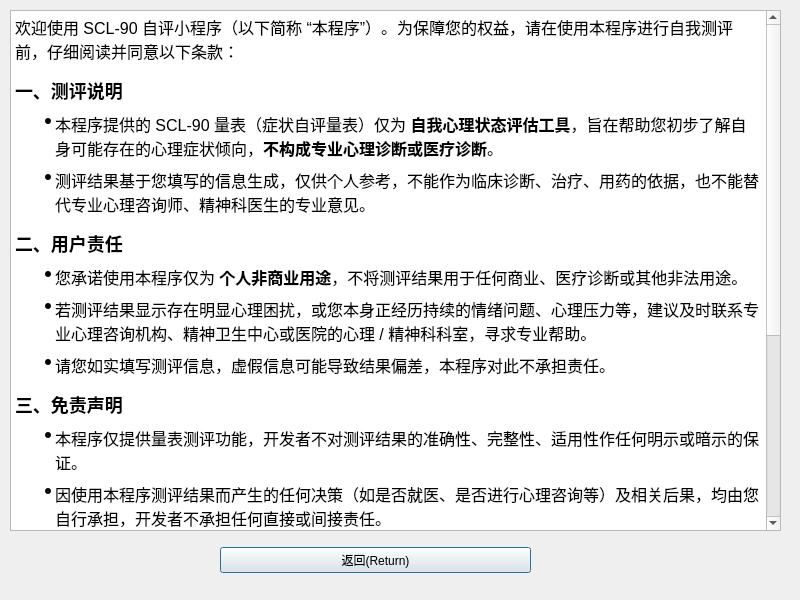
<?xml version="1.0" encoding="UTF-8"?>
<ui version="4.0">
 <class>Agreement</class>
 <widget class="QDialog" name="Agreement">
  <property name="geometry">
   <rect>
    <x>0</x>
    <y>0</y>
    <width>800</width>
    <height>600</height>
   </rect>
  </property>
  <property name="windowTitle">
   <string>Dialog</string>
  </property>
  <widget class="QTextBrowser" name="textBrowser">
   <property name="geometry">
    <rect>
     <x>10</x>
     <y>10</y>
     <width>771</width>
     <height>521</height>
    </rect>
   </property>
   <property name="html">
    <string>&lt;!DOCTYPE HTML PUBLIC &quot;-//W3C//DTD HTML 4.0//EN&quot; &quot;http://www.w3.org/TR/REC-html40/strict.dtd&quot;&gt;
&lt;html&gt;&lt;head&gt;&lt;meta name=&quot;qrichtext&quot; content=&quot;1&quot; /&gt;&lt;meta charset=&quot;utf-8&quot; /&gt;&lt;style type=&quot;text/css&quot;&gt;
p, li { white-space: pre-wrap; }
hr { height: 1px; border-width: 0; }
li.unchecked::marker { content: &quot;\2610&quot;; }
li.checked::marker { content: &quot;\2612&quot;; }
&lt;/style&gt;&lt;/head&gt;&lt;body style=&quot; font-family:'Microsoft YaHei UI'; font-size:9pt; font-weight:400; font-style:normal;&quot;&gt;
&lt;p style=&quot; margin-top:0px; margin-bottom:0px; margin-left:0px; margin-right:0px; -qt-block-indent:0; text-indent:0px; line-height:24px; background-color:#ffffff;&quot;&gt;&lt;span style=&quot; font-family:'Inter','-apple-system','BlinkMacSystemFont','Segoe UI','PingFang SC','Hiragino Sans GB','Microsoft YaHei','Helvetica Neue','Helvetica','Arial','sans-serif'; font-size:16px; color:#000000; background-color:#ffffff;&quot;&gt;欢迎使用 SCL-90 自评小程序（以下简称 “本程序”）。为保障您的权益，请在使用本程序进行自我测评前，仔细阅读并同意以下条款：&lt;/span&gt;&lt;/p&gt;
&lt;h2 style=&quot; margin-top:14px; margin-bottom:0px; margin-left:0px; margin-right:0px; -qt-block-indent:0; text-indent:0px; line-height:27px; background-color:#ffffff;&quot;&gt;&lt;span style=&quot; font-family:'Inter','-apple-system','BlinkMacSystemFont','Segoe UI','PingFang SC','Hiragino Sans GB','Microsoft YaHei','Helvetica Neue','Helvetica','Arial','sans-serif'; font-size:x-large; font-weight:600; color:#000000; background-color:#ffffff;&quot;&gt;一、测评说明&lt;/span&gt;&lt;/h2&gt;
&lt;ul style=&quot;margin-top: 0px; margin-bottom: 0px; margin-left: 0px; margin-right: 0px; -qt-list-indent: 1;&quot;&gt;
&lt;li style=&quot; font-family:'Inter','-apple-system','BlinkMacSystemFont','Segoe UI','PingFang SC','Hiragino Sans GB','Microsoft YaHei','Helvetica Neue','Helvetica','Arial','sans-serif'; font-size:16px; color:#000000; background-color:#ffffff;&quot; style=&quot; margin-top:8px; margin-bottom:8px; margin-left:0px; margin-right:0px; -qt-block-indent:0; text-indent:0px; line-height:24px;&quot;&gt;本程序提供的 SCL-90 量表（症状自评量表）仅为 &lt;span style=&quot; font-weight:700;&quot;&gt;自我心理状态评估工具&lt;/span&gt;，旨在帮助您初步了解自身可能存在的心理症状倾向，&lt;span style=&quot; font-weight:700;&quot;&gt;不构成专业心理诊断或医疗诊断&lt;/span&gt;。&lt;/li&gt;
&lt;li style=&quot; font-family:'Inter','-apple-system','BlinkMacSystemFont','Segoe UI','PingFang SC','Hiragino Sans GB','Microsoft YaHei','Helvetica Neue','Helvetica','Arial','sans-serif'; font-size:16px; color:#000000; background-color:#ffffff;&quot; style=&quot; margin-top:8px; margin-bottom:8px; margin-left:0px; margin-right:0px; -qt-block-indent:0; text-indent:0px; line-height:24px;&quot;&gt;测评结果基于您填写的信息生成，仅供个人参考，不能作为临床诊断、治疗、用药的依据，也不能替代专业心理咨询师、精神科医生的专业意见。&lt;/li&gt;&lt;/ul&gt;
&lt;h2 style=&quot; margin-top:14px; margin-bottom:0px; margin-left:0px; margin-right:0px; -qt-block-indent:0; text-indent:0px; line-height:27px; background-color:#ffffff;&quot;&gt;&lt;span style=&quot; font-family:'Inter','-apple-system','BlinkMacSystemFont','Segoe UI','PingFang SC','Hiragino Sans GB','Microsoft YaHei','Helvetica Neue','Helvetica','Arial','sans-serif'; font-size:x-large; font-weight:600; color:#000000; background-color:#ffffff;&quot;&gt;二、用户责任&lt;/span&gt;&lt;/h2&gt;
&lt;ul style=&quot;margin-top: 0px; margin-bottom: 0px; margin-left: 0px; margin-right: 0px; -qt-list-indent: 1;&quot;&gt;
&lt;li style=&quot; font-family:'Inter','-apple-system','BlinkMacSystemFont','Segoe UI','PingFang SC','Hiragino Sans GB','Microsoft YaHei','Helvetica Neue','Helvetica','Arial','sans-serif'; font-size:16px; color:#000000; background-color:#ffffff;&quot; style=&quot; margin-top:8px; margin-bottom:8px; margin-left:0px; margin-right:0px; -qt-block-indent:0; text-indent:0px; line-height:24px;&quot;&gt;您承诺使用本程序仅为 &lt;span style=&quot; font-weight:700;&quot;&gt;个人非商业用途&lt;/span&gt;，不将测评结果用于任何商业、医疗诊断或其他非法用途。&lt;/li&gt;
&lt;li style=&quot; font-family:'Inter','-apple-system','BlinkMacSystemFont','Segoe UI','PingFang SC','Hiragino Sans GB','Microsoft YaHei','Helvetica Neue','Helvetica','Arial','sans-serif'; font-size:16px; color:#000000; background-color:#ffffff;&quot; style=&quot; margin-top:8px; margin-bottom:8px; margin-left:0px; margin-right:0px; -qt-block-indent:0; text-indent:0px; line-height:24px;&quot;&gt;若测评结果显示存在明显心理困扰，或您本身正经历持续的情绪问题、心理压力等，建议及时联系专业心理咨询机构、精神卫生中心或医院的心理 / 精神科科室，寻求专业帮助。&lt;/li&gt;
&lt;li style=&quot; font-family:'Inter','-apple-system','BlinkMacSystemFont','Segoe UI','PingFang SC','Hiragino Sans GB','Microsoft YaHei','Helvetica Neue','Helvetica','Arial','sans-serif'; font-size:16px; color:#000000; background-color:#ffffff;&quot; style=&quot; margin-top:8px; margin-bottom:8px; margin-left:0px; margin-right:0px; -qt-block-indent:0; text-indent:0px; line-height:24px;&quot;&gt;请您如实填写测评信息，虚假信息可能导致结果偏差，本程序对此不承担责任。&lt;/li&gt;&lt;/ul&gt;
&lt;h2 style=&quot; margin-top:14px; margin-bottom:0px; margin-left:0px; margin-right:0px; -qt-block-indent:0; text-indent:0px; line-height:27px; background-color:#ffffff;&quot;&gt;&lt;span style=&quot; font-family:'Inter','-apple-system','BlinkMacSystemFont','Segoe UI','PingFang SC','Hiragino Sans GB','Microsoft YaHei','Helvetica Neue','Helvetica','Arial','sans-serif'; font-size:x-large; font-weight:600; color:#000000; background-color:#ffffff;&quot;&gt;三、免责声明&lt;/span&gt;&lt;/h2&gt;
&lt;ul style=&quot;margin-top: 0px; margin-bottom: 0px; margin-left: 0px; margin-right: 0px; -qt-list-indent: 1;&quot;&gt;
&lt;li style=&quot; font-family:'Inter','-apple-system','BlinkMacSystemFont','Segoe UI','PingFang SC','Hiragino Sans GB','Microsoft YaHei','Helvetica Neue','Helvetica','Arial','sans-serif'; font-size:16px; color:#000000; background-color:#ffffff;&quot; style=&quot; margin-top:8px; margin-bottom:8px; margin-left:0px; margin-right:0px; -qt-block-indent:0; text-indent:0px; line-height:24px;&quot;&gt;本程序仅提供量表测评功能，开发者不对测评结果的准确性、完整性、适用性作任何明示或暗示的保证。&lt;/li&gt;
&lt;li style=&quot; font-family:'Inter','-apple-system','BlinkMacSystemFont','Segoe UI','PingFang SC','Hiragino Sans GB','Microsoft YaHei','Helvetica Neue','Helvetica','Arial','sans-serif'; font-size:16px; color:#000000; background-color:#ffffff;&quot; style=&quot; margin-top:8px; margin-bottom:8px; margin-left:0px; margin-right:0px; -qt-block-indent:0; text-indent:0px; line-height:24px;&quot;&gt;因使用本程序测评结果而产生的任何决策（如是否就医、是否进行心理咨询等）及相关后果，均由您自行承担，开发者不承担任何直接或间接责任。&lt;/li&gt;
&lt;li style=&quot; font-family:'Inter','-apple-system','BlinkMacSystemFont','Segoe UI','PingFang SC','Hiragino Sans GB','Microsoft YaHei','Helvetica Neue','Helvetica','Arial','sans-serif'; font-size:16px; color:#000000; background-color:#ffffff;&quot; style=&quot; margin-top:8px; margin-bottom:8px; margin-left:0px; margin-right:0px; -qt-block-indent:0; text-indent:0px; line-height:24px;&quot;&gt;本程序仅用于心理状态初步筛查，不具备治疗、干预功能，开发者不对任何因心理问题引发的风险（如自伤、情绪失控等）承担责任。&lt;/li&gt;&lt;/ul&gt;
&lt;h2 style=&quot; margin-top:14px; margin-bottom:0px; margin-left:0px; margin-right:0px; -qt-block-indent:0; text-indent:0px; line-height:27px; background-color:#ffffff;&quot;&gt;&lt;span style=&quot; font-family:'Inter','-apple-system','BlinkMacSystemFont','Segoe UI','PingFang SC','Hiragino Sans GB','Microsoft YaHei','Helvetica Neue','Helvetica','Arial','sans-serif'; font-size:x-large; font-weight:600; color:#000000; background-color:#ffffff;&quot;&gt;四、其他&lt;/span&gt;&lt;/h2&gt;
&lt;ul style=&quot;margin-top: 0px; margin-bottom: 0px; margin-left: 0px; margin-right: 0px; -qt-list-indent: 1;&quot;&gt;
&lt;li style=&quot; font-family:'Inter','-apple-system','BlinkMacSystemFont','Segoe UI','PingFang SC','Hiragino Sans GB','Microsoft YaHei','Helvetica Neue','Helvetica','Arial','sans-serif'; font-size:16px; color:#000000; background-color:#ffffff;&quot; style=&quot; margin-top:8px; margin-bottom:8px; margin-left:0px; margin-right:0px; -qt-block-indent:0; text-indent:0px; line-height:24px;&quot;&gt;您点击 “进入” 按钮，即表示您已阅读、理解并接受本须知全部条款。&lt;/li&gt;
&lt;li style=&quot; font-family:'Inter','-apple-system','BlinkMacSystemFont','Segoe UI','PingFang SC','Hiragino Sans GB','Microsoft YaHei','Helvetica Neue','Helvetica','Arial','sans-serif'; font-size:16px; color:#000000; background-color:#ffffff;&quot; style=&quot; margin-top:8px; margin-bottom:8px; margin-left:0px; margin-right:0px; -qt-block-indent:0; text-indent:0px; line-height:24px;&quot;&gt;若您不同意本条款，请勿使用本程序的测评功能并立即退出。&lt;/li&gt;
&lt;li style=&quot; font-family:'Inter','-apple-system','BlinkMacSystemFont','Segoe UI','PingFang SC','Hiragino Sans GB','Microsoft YaHei','Helvetica Neue','Helvetica','Arial','sans-serif'; font-size:16px; color:#000000; background-color:#ffffff;&quot; style=&quot; margin-top:8px; margin-bottom:8px; margin-left:0px; margin-right:0px; -qt-block-indent:0; text-indent:0px; line-height:24px;&quot;&gt;开发者有权根据实际情况更新本须知，更新后的条款将在程序内公示，继续使用本程序即视为接受更新后的条款。&lt;/li&gt;&lt;/ul&gt;
&lt;p style=&quot; margin-top:0px; margin-bottom:0px; margin-left:0px; margin-right:0px; -qt-block-indent:0; text-indent:0px; line-height:24px; background-color:#ffffff;&quot;&gt;&lt;span style=&quot; font-family:'Inter','-apple-system','BlinkMacSystemFont','Segoe UI','PingFang SC','Hiragino Sans GB','Microsoft YaHei','Helvetica Neue','Helvetica','Arial','sans-serif'; font-size:16px; color:#000000; background-color:#ffffff;&quot;&gt;—— 本程序仅为公益性质的心理测评工具，祝您身心健康！&lt;/span&gt;&lt;/p&gt;
&lt;p align=&quot;right&quot; style=&quot; margin-top:0px; margin-bottom:0px; margin-left:0px; margin-right:0px; -qt-block-indent:0; text-indent:0px; line-height:24px; background-color:#ffffff;&quot;&gt;&lt;span style=&quot; font-family:'Inter','-apple-system','BlinkMacSystemFont','Segoe UI','PingFang SC','Hiragino Sans GB','Microsoft YaHei','Helvetica Neue','Helvetica','Arial','sans-serif'; font-size:16px; color:#000000; background-color:#ffffff;&quot;&gt;&lt;br /&gt;12/03/25&lt;/span&gt;&lt;/p&gt;&lt;/body&gt;&lt;/html&gt;</string>
   </property>
  </widget>
  <widget class="QWidget" name="horizontalLayoutWidget">
   <property name="geometry">
    <rect>
     <x>220</x>
     <y>540</y>
     <width>311</width>
     <height>41</height>
    </rect>
   </property>
   <layout class="QHBoxLayout" name="horizontalLayout">
    <item>
     <widget class="QPushButton" name="Return">
      <property name="text">
       <string>返回(Return)</string>
      </property>
     </widget>
    </item>
   </layout>
  </widget>
 </widget>
 <resources/>
 <connections/>
</ui>
